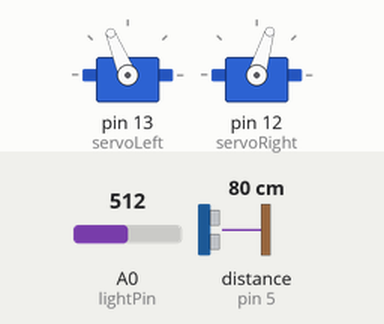
This sketch was run on a simulated Arduino Uno, built with avr-gcc and run on an emulated ATmega328P. Shown: 2 × servo. Wiring (inferred from the names in the program): ultrasonic range finder: trigger pin 4; echo pin 5. Inputs (shaded band) come from the test bench; at power-on: distance to the obstacle (sensor on pin 5) 80 cm, A0 (lightPin) = 512. The echo pulse lasts 58.3 µs per cm.

Above: at 1.2 s.
1.3 s: distance to the obstacle (sensor on pin 5) set to 38 cm
2.8 s: distance to the obstacle (sensor on pin 5) set to 33 cm
At 3.26 s:
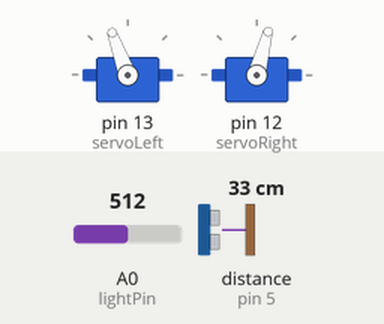
5.8 s: distance to the obstacle (sensor on pin 5) set to 18 cm
7.3 s: distance to the obstacle (sensor on pin 5) set to 15 cm
At 10.0 s:
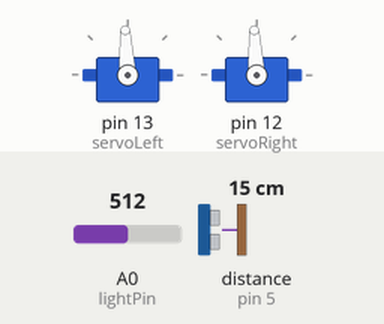
10.3 s: distance to the obstacle (sensor on pin 5) set to 35 cm
At 10.74 s:
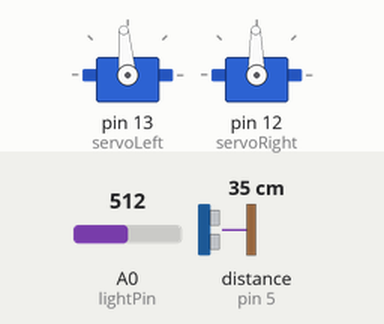
13.3 s: distance to the obstacle (sensor on pin 5) set to 2 cm
At 13.78 s:
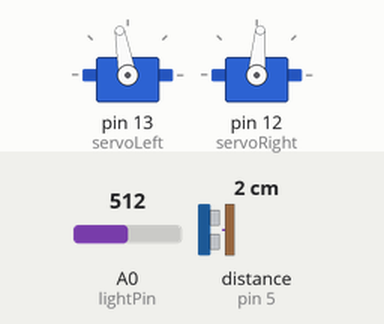
Timing chart, 0 to 16.8 s (numbered marks = the images above; inputs shaded):
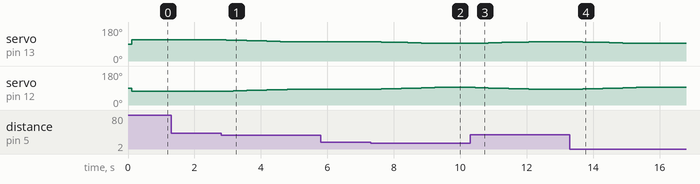

Measured:
- the behaviour switches between 17 and 16 cm on distance to the obstacle (sensor on pin 5) (found by bisection; images 1 and 2)
- after the input at 1.3 s, every drawn part: stays the same
- after the input at 2.8 s, servo on pin 13 (servoLeft): moves from 112° to 102° over 1.8 s, starting after 0.16 s; servo on pin 12 (servoRight): moves from 73° to 83° over 1.8 s, starting after 0.16 s
- after the input at 5.8 s, every drawn part: stays the same
- after the input at 7.3 s, servo on pin 13 (servoLeft): moves from 102° to 93° over 1.8 s, starting after 0.12 s; servo on pin 12 (servoRight): moves from 83° to 93° over 1.8 s, starting after 0.12 s
- after the input at 10.3 s, servo on pin 13 (servoLeft): moves from 93° to 102° over 1.8 s, starting after 0.14 s; servo on pin 12 (servoRight): moves from 93° to 83° over 1.8 s, starting after 0.14 s
- after the input at 13.3 s, servo on pin 13 (servoLeft): moves from 102° to 93° over 1.8 s, starting after 0.19 s; servo on pin 12 (servoRight): moves from 83° to 93° over 1.8 s, starting after 0.19 s

The sketch:

essentialCar.ino
```cpp
#include <Servo.h>          // Include servo library

//초음파센서 핀
#define trig 4
#define echo 5

Servo servoLeft;
Servo servoRight;

int speed = 200; // 자동차 기본 속도
int headlight=4;
int lightPin=0;
int light;

void setup() {
  // put your setup code here, to run once:
  servoLeft.attach(13);      // Attach left signal to pin 13
  servoRight.attach(12);

  //초음파센서 핀모드 설정
  pinMode(trig,OUTPUT);
  pinMode(echo,INPUT);

  //헤드라이트
  pinMode(headlight,OUTPUT);
}

void loop() {
  // put your main code here, to run repeatedly:
  long duration, inches, cm;

  light=analogRead(lightPin); //조도

  digitalWrite(trig, LOW);
  delayMicroseconds(2);
  digitalWrite(trig, HIGH);
  delayMicroseconds(10);
  digitalWrite(trig, LOW);
  duration = pulseIn(echo, HIGH, 30000);  //돌아오는 시간 측정, 타임아웃 시간
  cm = microsecondsToCentimeters(duration);

  delay(100); //short delay for faster response to light.

  int targetSpeed = 200; //거리에 따른 속도

  //앞차와 거리에 따른 속도
  if(cm>=35 || duration == 0){
    targetSpeed == 200;
  }
  else if(cm>15&&cm<35){
    targetSpeed = 100;
  }
  else{
    targetSpeed = 0;
  }

  // 현재 speed를 targetSpeed에 맞춰 10씩 조절
  if (speed < targetSpeed) {
    speed = min(speed + 10, targetSpeed);
  } else if (speed > targetSpeed) {
    speed = max(speed - 10, targetSpeed);
  }
  maneuver(speed, speed, 100);

  //조도가 낮을시 헤드라이트 on
  if(light<750){
    analogWrite(headlight,analogRead(lightPin)/4);
  }
}

//drive car
void maneuver(int speedLeft, int speedRight, int msTime)
{ // speedLeft, speedRight ranges: Backward Linear Stop Linear Forward
  // -200 -100......0......100 200
  servoLeft.writeMicroseconds(1500+speedLeft); // Set Left servo speed
  servoRight.writeMicroseconds(1500-speedRight);//Set right servo speed
  if(msTime==-1){
    servoLeft.detach(); // Stop servo signals
    servoRight.detach();
  }
  delay(msTime); // Delay for msTime
}


//초음파센서로 앞 차와 거리 계산
long microsecondsToCentimeters(long microseconds)
{
    // The speed of sound is 340 m/s or 29 microseconds per centimeter.
    // The ping travels out and back, so to find the distance of the
    // object we take half of the distance travelled.

    return microseconds / 29 / 2;
}
```
